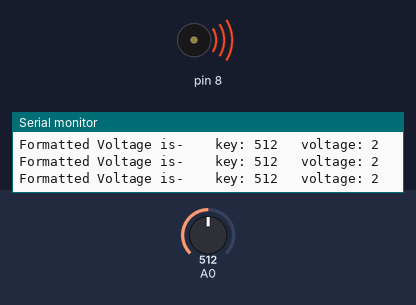
Simulated run of this sketch. Board: Arduino Uno, built with avr-gcc and run on an emulated ATmega328P. Parts: buzzer (waves = sounding), the last lines printed to the serial monitor. The test bench sets the inputs (shaded band); at power-on: A0 = 512.

Above: at 1.2 s.
1.3 s: A0 set to 525
At 2.0 s:
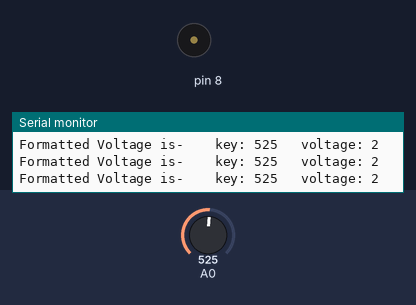
2.8 s: A0 set to 511
At 3.7 s:
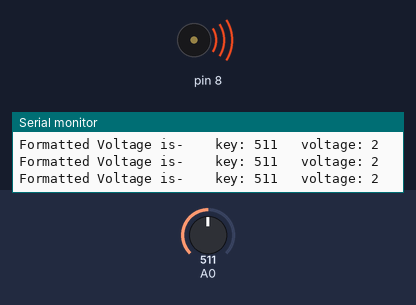
5.8 s: A0 set to 495
At 6.5 s:
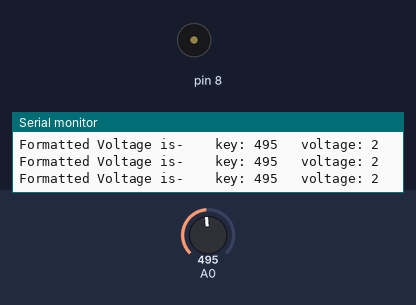
Timing chart, 0 to 8.8 s (numbered marks = the images above; inputs shaded):
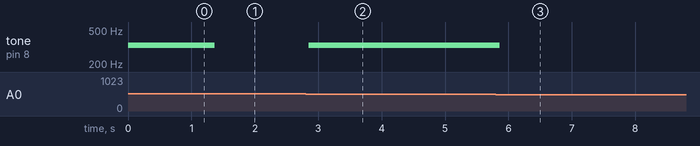

The sketch:

sketch_keyboardInstrument.ino
```cpp
int notes[] = {262, 294, 330, 349};

void setup() {
    Serial.begin(9600);
}

void loop() {
  int keyVal = analogRead(A0);
  Serial.print("Formatted Voltage is- ");
  Serial.print("\t key: ");
  Serial.print(keyVal);
  Serial.print("\t voltage: ");
  Serial.println(keyVal * 5 / 1023);


  if (keyVal == 1023) {
    tone(8, notes[0]);
  } else if (keyVal >= 990 && keyVal <= 1010) {
    tone(8, notes[1]);
  } else if (keyVal >= 505 && keyVal <= 515) {
    tone(8, notes[2]);
  } else if (keyVal >= 5 && keyVal <= 10) {
    tone(8, notes[3]);
  } else {
    noTone(8);
  }
}
```

Measured:
- the behaviour switches between 515 and 516 on A0 (found by bisection; images 0 and 1)
- after the input at 1.3 s, tone on pin 8: 330 Hz → silent after 0.07 s
- after the input at 2.8 s, tone on pin 8: silent → 330 Hz after 0.05 s
- after the input at 5.8 s, tone on pin 8: 330 Hz → silent after 0.06 s
